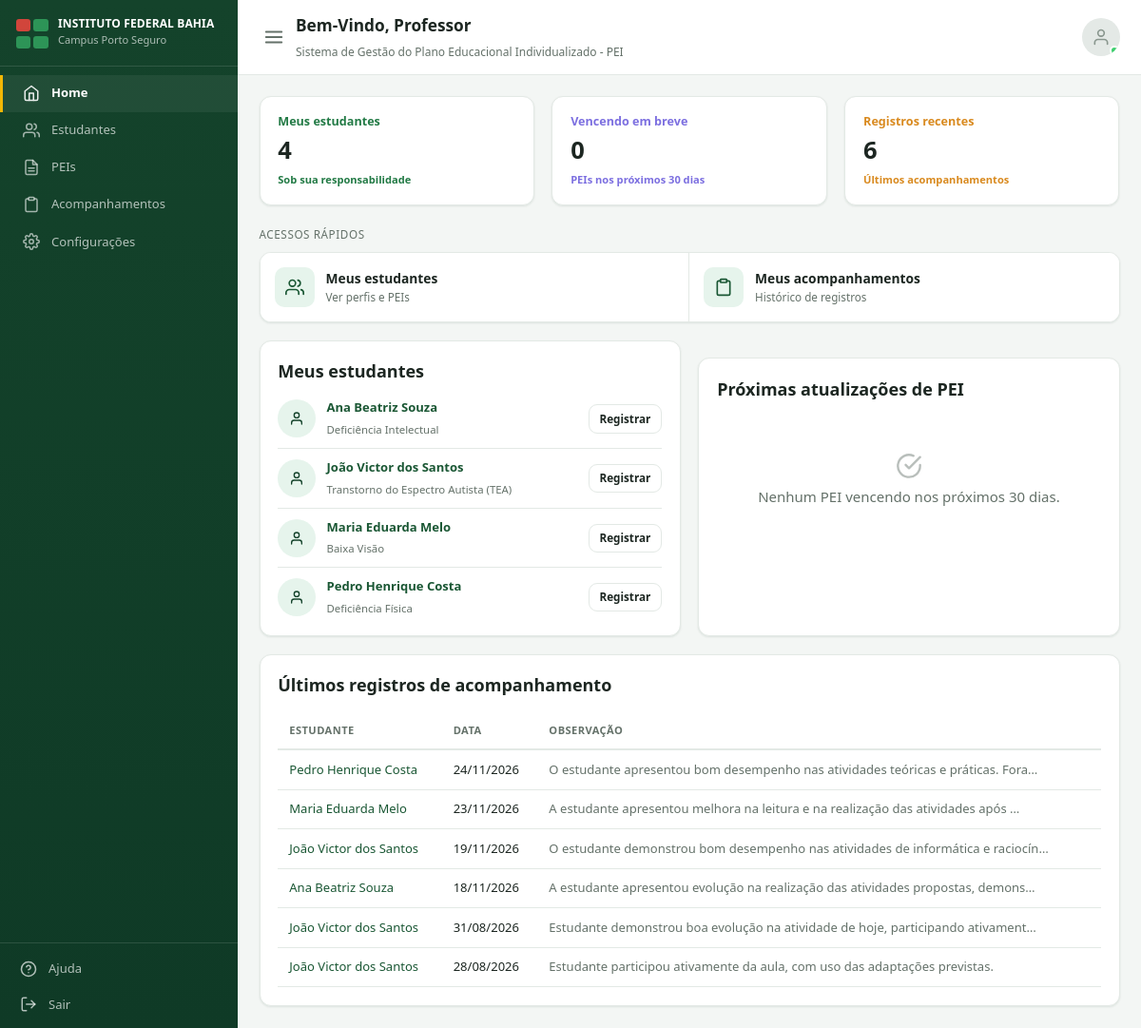
Page / (signed in) on the committed database.
### accounts/models.py (models this page shows, shortened)
class Usuario(AbstractUser):
    class Perfil(models.TextChoices):
        COORDENACAO = 'coordenacao', 'Coordenação CAPNE'
        PROFESSOR = 'professor', 'Professor'
    perfil = models.CharField(
        max_length=20, choices=Perfil.choices, default=Perfil.PROFESSOR,
    )
    registro = models.CharField(
        'Matrícula/SIAPE', max_length=30, blank=True,
    )
    campus = models.CharField(max_length=100, blank=True, default='Porto Seguro')
    telefone = models.CharField(max_length=20, blank=True)
    ativo = models.BooleanField(default=True)
    criado_em = models.DateTimeField(auto_now_add=True)
    class Meta:
        verbose_name = 'Usuário'
        verbose_name_plural = 'Usuários'
        ordering = ['first_name', 'last_name']
    @property
    def is_coordenacao(self):
        return self.perfil == self.Perfil.COORDENACAO

### estudantes/models.py (models this page shows, shortened)
class Estudante(models.Model):
    class Necessidade(models.TextChoices):
        DEFICIENCIA_INTELECTUAL = 'deficiencia_intelectual', 'Deficiência Intelectual'
        DEFICIENCIA_FISICA = 'deficiencia_fisica', 'Deficiência Física'
        BAIXA_VISAO = 'baixa_visao', 'Baixa Visão'
        CEGUEIRA = 'cegueira', 'Cegueira'
        SURDEZ = 'surdez', 'Surdez/Deficiência Auditiva'
        TEA = 'tea', 'Transtorno do Espectro Autista (TEA)'
        TDAH = 'tdah', 'TDAH'
        ALTAS_HABILIDADES = 'altas_habilidades', 'Altas Habilidades/Superdotação'
        OUTROS = 'outros', 'Outros'
    nome_completo = models.CharField('Nome completo', max_length=150)
    data_nascimento = models.DateField('Data de nascimento', null=True, blank=True)
    matricula = models.CharField('Matrícula', max_length=30, unique=True)
    curso = models.CharField('Curso', max_length=150, blank=True)
    turma = models.CharField('Turma', max_length=50, blank=True)
    campus = models.CharField('Campus', max_length=100, default='Porto Seguro')
    telefone = models.CharField('Telefone do estudante', max_length=20, blank=True)
    email = models.EmailField('E-mail do estudante', blank=True)
    responsavel_nome = models.CharField('Nome do responsável', max_length=150, blank=True)
    responsavel_telefone = models.CharField('Telefone do responsável', max_length=20, blank=True)
    foto = models.ImageField('Foto', upload_to='estudantes/fotos/', null=True, blank=True)
    necessidade_especifica = models.CharField(
        'Necessidade específica', max_length=30, choices=Necessidade.choices,
        default=Necessidade.OUTROS,
    )
    descricao_necessidade = models.TextField('Descrição da necessidade', blank=True)
    professor_responsavel = models.ForeignKey(
        settings.AUTH_USER_MODEL, on_delete=models.SET_NULL, null=True, blank=True,
        related_name='estudantes_responsavel', verbose_name='Professor(a) AEE responsável',
    )
    ativo = models.BooleanField('Ativo', default=True)
    criado_por = models.ForeignKey(
        settings.AUTH_USER_MODEL, on_delete=models.SET_NULL, null=True, blank=True,
        related_name='estudantes_cadastrados',
    )
    criado_em = models.DateTimeField(auto_now_add=True)
    atualizado_em = models.DateTimeField(auto_now=True)
    class Meta:
        verbose_name = 'Estudante'
        verbose_name_plural = 'Estudantes'
        ordering = ['nome_completo']

class Acompanhamento(models.Model):
    estudante = models.ForeignKey(Estudante, on_delete=models.CASCADE, related_name='acompanhamentos')
    professor = models.ForeignKey(
        settings.AUTH_USER_MODEL, on_delete=models.SET_NULL, null=True,
        related_name='acompanhamentos_registrados',
    )
    data = models.DateField('Data do registro')
    observacao = models.TextField('Observação pedagógica')
    estrategias_aplicadas = models.TextField('Estratégias aplicadas', blank=True)
    adaptacoes_realizadas = models.TextField('Adaptações realizadas', blank=True)
    criado_em = models.DateTimeField(auto_now_add=True)
    class Meta:
        verbose_name = 'Registro de acompanhamento'
        verbose_name_plural = 'Registros de acompanhamento'
        ordering = ['-data', '-criado_em']

### dashboard/views.py (the view)
# urls.py: path('', views.home, name='home'),
@login_required
def home(request):
    if request.user.is_coordenacao:
        return _home_coordenacao(request)
    return _home_professor(request)

### dashboard/templatetags/icons.py (called while the page is built)
@register.simple_tag
def icon(name, size=18, css_class=''):
    path = PATHS.get(name, '')
    extra = f' {css_class}' if css_class else ''
    return mark_safe(
        f'<svg xmlns="http://www.w3.org/2000/svg" width="{size}" height="{size}" viewBox="0 0 24 24" '
        f'fill="none" stroke="currentColor" stroke-width="2" stroke-linecap="round" '
        f'stroke-linejoin="round" class="icon-svg{extra}">{path}</svg>'
    )

### dashboard/views.py (called while the page is built)
def _home_professor(request):
    estudantes = Estudante.objects.filter(professor_responsavel=request.user, ativo=True)
    hoje = timezone.localdate()
    limite = hoje + timezone.timedelta(days=30)
    peis_vencendo = PEI.objects.select_related('estudante').filter(
        estudante__professor_responsavel=request.user,
        data_validade__isnull=False, data_validade__gte=hoje, data_validade__lte=limite,
    ).order_by('data_validade')[:6]
    ultimos_acompanhamentos = Acompanhamento.objects.select_related('estudante').filter(
        professor=request.user,
    ).order_by('-data')[:6]
    return render(request, 'dashboard/home_professor.html', {
        'estudantes': estudantes,
        'total_estudantes': estudantes.count(),
        'peis_vencendo': peis_vencendo,
        'ultimos_acompanhamentos': ultimos_acompanhamentos,
    })

### templates/dashboard/home_professor.html
{% extends 'base.html' %}
{% load icons %}
{% block page_title %}Bem-Vindo, {{ user.get_perfil_display }}{% endblock %}
{% block breadcrumb %}<div class="subtitle">Sistema de Gestão do Plano Educacional Individualizado - PEI</div>{% endblock %}
{% block content %}
<div class="grid grid-3" style="margin-bottom:1.25rem">
  <div class="stat-card stat-card--green">
    <span class="stat-label">Meus estudantes</span>
    <div class="stat-value">{{ total_estudantes }}</div>
    <span class="stat-sub">Sob sua responsabilidade</span>
  </div>
  <div class="stat-card stat-card--purple">
    <span class="stat-label">Vencendo em breve</span>
    <div class="stat-value">{{ peis_vencendo|length }}</div>
    <span class="stat-sub">PEIs nos próximos 30 dias</span>
  </div>
  <div class="stat-card stat-card--orange">
    <span class="stat-label">Registros recentes</span>
    <div class="stat-value">{{ ultimos_acompanhamentos|length }}</div>
    <span class="stat-sub">Últimos acompanhamentos</span>
  </div>
</div>
<div class="section-title">Acessos rápidos</div>
<div class="quick-panel" style="margin-bottom:1.25rem">
  <a class="quick-link" href="{% url 'estudantes:list' %}">
    <div class="icon-box">{% icon 'users' size=20 %}</div>
    <div>
      <div class="title">Meus estudantes</div>
      <div class="subtitle">Ver perfis e PEIs</div>
    </div>
  </a>
  <a class="quick-link" href="{% url 'estudantes:acompanhamento_historico' %}">
    <div class="icon-box">{% icon 'clipboard' size=20 %}</div>
    <div>
      <div class="title">Meus acompanhamentos</div>
      <div class="subtitle">Histórico de registros</div>
    </div>
  </a>
</div>
<div class="grid grid-2">
  <div class="card">
    <div class="card-header"><h2>Meus estudantes</h2></div>
    {% if estudantes %}
    <ul class="avatar-list">
      {% for estudante in estudantes %}
      <li>
        <div class="avatar">{% icon 'user' size=16 %}</div>
        <div class="info">
          <a class="name" href="{% url 'estudantes:detail' estudante.pk %}">{{ estudante.nome_completo }}</a>
          <span class="sub">{{ estudante.get_necessidade_especifica_display }}</span>
        </div>
        <a class="btn btn-sm btn-outline" href="{% url 'estudantes:acompanhamento_create' estudante.pk %}">Registrar</a>
      </li>
      {% endfor %}
    </ul>
    {% else %}
    <div class="empty-state">{% icon 'users' size=28 %}<div style="margin-top:.5rem">Nenhum estudante vinculado a você ainda. Procure a Coordenação CAPNE/AEE.</div></div>
    {% endif %}
  </div>
  <div class="card">
    <div class="card-header"><h2>Próximas atualizações de PEI</h2></div>
    {% if peis_vencendo %}
    <ul class="avatar-list">
      {% for pei in peis_vencendo %}
      <li>
        <div class="avatar">{% icon 'user' size=16 %}</div>
        <div class="info">
          <a class="name" href="{% url 'estudantes:detail' pei.estudante.pk %}">{{ pei.estudante.nome_completo }}</a>
          <span class="sub">PEI vence em {{ pei.dias_para_vencer }} dia{{ pei.dias_para_vencer|pluralize }}</span>
        </div>
      </li>
      {% endfor %}
    </ul>
    {% else %}
    <div class="empty-state">{% icon 'check-circle' size=28 %}<div style="margin-top:.5rem">Nenhum PEI vencendo nos próximos 30 dias.</div></div>
    {% endif %}
  </div>
</div>
<div class="card" style="margin-top:1.25rem">
  <div class="card-header"><h2>Últimos registros de acompanhamento</h2></div>
  {% if ultimos_acompanhamentos %}
  <table class="data-table">
    <thead><tr><th>Estudante</th><th>Data</th><th>Observação</th></tr></thead>
    {% for registro in ultimos_acompanhamentos %}
    <tr>
      <td><a href="{% url 'estudantes:detail' registro.estudante.pk %}">{{ registro.estudante.nome_completo }}</a></td>
      <td>{{ registro.data|date:'d/m/Y' }}</td>
      <td class="text-muted">{{ registro.observacao|truncatechars:80 }}</td>
    </tr>
    {% endfor %}
  </table>
  {% else %}
  <div class="empty-state">{% icon 'clipboard' size=28 %}<div style="margin-top:.5rem">Você ainda não registrou nenhum acompanhamento.</div></div>
  {% endif %}
</div>
{% endblock %}

### rows in the picture
Usuario: perfil "Professor"
Estudante: nome_completo "Ana Beatriz Souza", necessidade_especifica "Deficiência Intelectual"
Estudante: nome_completo "João Victor dos Santos", necessidade_especifica "Transtorno do Espectro Autista (TEA)"
Estudante: nome_completo "Maria Eduarda Melo", necessidade_especifica "Baixa Visão"
Estudante: nome_completo "Pedro Henrique Costa", necessidade_especifica "Deficiência Física"
Acompanhamento: estudante.nome_completo "Pedro Henrique Costa", data "24/11/2026", observacao "O estudante apresentou bom desempenho nas atividades teóricas e práticas. Fora…"
Acompanhamento: estudante.nome_completo "Maria Eduarda Melo", data "23/11/2026", observacao "A estudante apresentou melhora na leitura e na realização das atividades após …"
Acompanhamento: estudante.nome_completo "João Victor dos Santos", data "19/11/2026", observacao "O estudante demonstrou bom desempenho nas atividades de informática e raciocín…"
Acompanhamento: estudante.nome_completo "Ana Beatriz Souza", data "18/11/2026", observacao "A estudante apresentou evolução na realização das atividades propostas, demons…"
Acompanhamento: estudante.nome_completo "João Victor dos Santos", data "31/08/2026", observacao "Estudante demonstrou boa evolução na atividade de hoje, participando ativament…"
Acompanhamento: estudante.nome_completo "João Victor dos Santos", data "28/08/2026", observacao "Estudante participou ativamente da aula, com uso das adaptações previstas."

### other values in the picture
{{ total_estudantes }} "4"
{{ peis_vencendo|length }} "0"
{{ ultimos_acompanhamentos|length }} "6"
